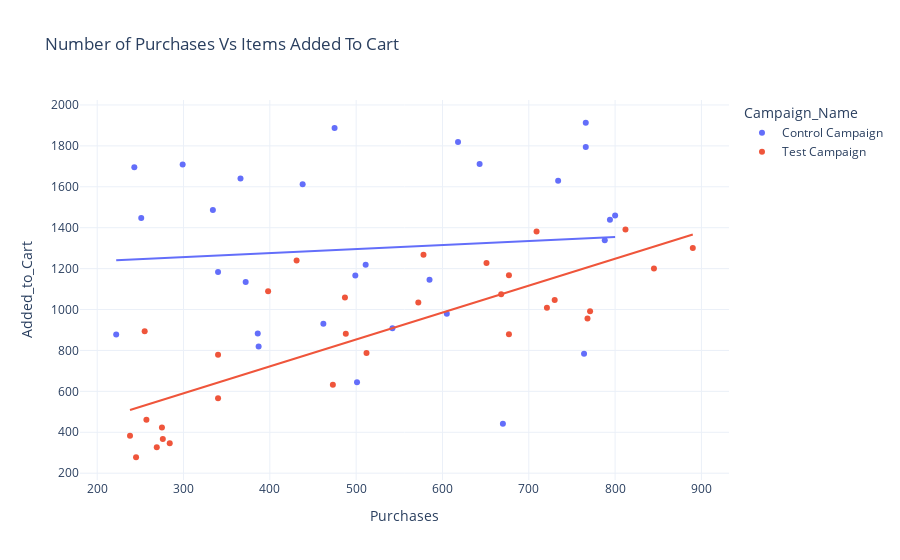

The notebook cell this image was saved under:
### Code cell
figure = px.scatter(data_frame = ab_data,
                   x = 'Purchases',
                   y = 'Added_to_Cart',
                   color = 'Campaign_Name',
                    title= 'Number of Purchases Vs Items Added To Cart',
                   trendline = 'ols')
figure.show()

### Figure 1 — Plotly figure (JSON) as saved in the notebook; plotly's stock layout.template omitted (floating-point values rounded to 4 significant figures)
{"data": [{"hovertemplate": "Campaign_Name=Control Campaign<br>Purchases=%{x}<br>Added_to_Cart=%{y}<extra></extra>", "legendgroup": "Control Campaign", "marker": {"color": "#636efa", "symbol": "circle"}, "mode": "markers", "name": "Control Campaign", "orientation": "v", "showlegend": true, "type": "scatter", "x": [618, 734, 475, 794, 766, 788, 366, 438, 222, 243, 542, 511, 299, 800, 387, 766, 585, 386, 251, 605, 643, 334, 372, 670, 340, null, 764, 499, 462, 501], "xaxis": "x", "y": [1819, 1629, 1887, 1439, 1794, 1339, 1641, 1613, 878, 1695, 908, 1219, 1709, 1460, 819, 1913, 1146, 883, 1448, 980, 1711, 1486, 1134, 442, 1183, null, 784, 1166, 930, 645], "yaxis": "y"}, {"hovertemplate": "<b>OLS trendline</b><br>Added_to_Cart = 0.194992 * Purchases + 1198.06<br>R<sup>2</sup>=0.007841<br><br>Campaign_Name=Control Campaign<br>Purchases=%{x}<br>Added_to_Cart=%{y} <b>(trend)</b><extra></extra>", "legendgroup": "Control Campaign", "marker": {"color": "#636efa", "symbol": "circle"}, "mode": "lines", "name": "Control Campaign", "showlegend": false, "type": "scatter", "x": [222, 243, 251, 299, 334, 340, 366, 372, 386, 387, 438, 462, 475, 499, 501, 511, 542, 585, 605, 618, 643, 670, 734, 764, 766, 766, 788, 794, 800], "xaxis": "x", "y": [1241.0, 1245.0, 1247.0, 1256.0, 1263.0, 1264.0, 1269.0, 1271.0, 1273.0, 1274.0, 1283.0, 1288.0, 1291.0, 1295.0, 1296.0, 1298.0, 1304.0, 1312.0, 1316.0, 1319.0, 1323.0, 1329.0, 1341.0, 1347.0, 1347.0, 1347.0, 1352.0, 1353.0, 1354.0], "yaxis": "y"}, {"hovertemplate": "Campaign_Name=Test Campaign<br>Purchases=%{x}<br>Added_to_Cart=%{y}<extra></extra>", "legendgroup": "Test Campaign", "marker": {"color": "#EF553B", "symbol": "circle"}, "mode": "markers", "name": "Test Campaign", "orientation": "v", "showlegend": true, "type": "scatter", "x": [255, 275, 668, 709, 812, 340, 398, 487, 238, 257, 512, 677, 730, 245, 276, 473, 269, 651, 284, 771, 721, 677, 578, 572, 340, 768, 488, 890, 431, 845], "xaxis": "x", "y": [894, 424, 1075, 1382, 1391, 779, 1090, 1059, 383, 461, 788, 879, 1047, 278, 367, 632, 327, 1228, 346, 992, 1009, 1168, 1268, 1034, 566, 956, 882, 1301, 1240, 1200], "yaxis": "y"}, {"hovertemplate": "<b>OLS trendline</b><br>Added_to_Cart = 1.31545 * Purchases + 195.879<br>R<sup>2</sup>=0.637951<br><br>Campaign_Name=Test Campaign<br>Purchases=%{x}<br>Added_to_Cart=%{y} <b>(trend)</b><extra></extra>", "legendgroup": "Test Campaign", "marker": {"color": "#EF553B", "symbol": "circle"}, "mode": "lines", "name": "Test Campaign", "showlegend": false, "type": "scatter", "x": [238, 245, 255, 257, 269, 275, 276, 284, 340, 340, 398, 431, 473, 487, 488, 512, 572, 578, 651, 668, 677, 677, 709, 721, 730, 768, 771, 812, 845, 890], "xaxis": "x", "y": [509.0, 518.2, 531.3, 533.9, 549.7, 557.6, 558.9, 569.5, 643.1, 643.1, 719.4, 762.8, 818.1, 836.5, 837.8, 869.4, 948.3, 956.2, 1052.0, 1075.0, 1086.0, 1086.0, 1129.0, 1144.0, 1156.0, 1206.0, 1210.0, 1264.0, 1307.0, 1367.0], "yaxis": "y"}], "layout": {"legend": {"title": {"text": "Campaign_Name"}, "tracegroupgap": 0}, "title": {"text": "Number of Purchases Vs Items Added To Cart"}, "xaxis": {"anchor": "y", "domain": [0, 1], "title": {"text": "Purchases"}}, "yaxis": {"anchor": "x", "domain": [0, 1], "title": {"text": "Added_to_Cart"}}}}
